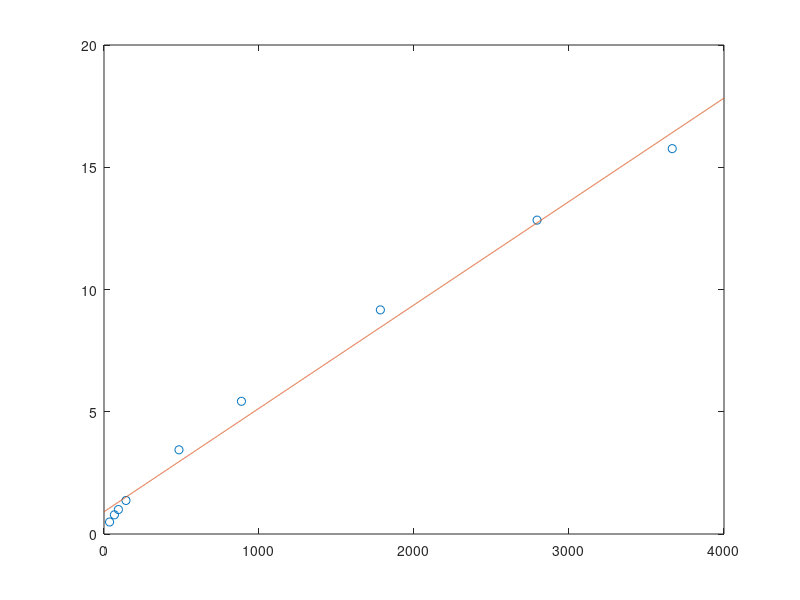

This chart was generated by the following MATLAB code:
clear all;clc;
t=[35.97,67.21,92.96,141.70,483.70,886.70,1783.00,2794.00,3666.00];
c=[0.241,0.615,1.000,1.881,11.860,29.460,84.020,164.800,248.400];
x=t;
y=sqrt(c);
m=polyfit(x,y,1);
a=0:4000;
b=m(1)*a+m(2);
y_pre=m(1)*x+m(2);
c_pre=y_pre.^2;
max(abs(c-c_pre))
plot(x,y,'o');
hold on;
plot(a,b);